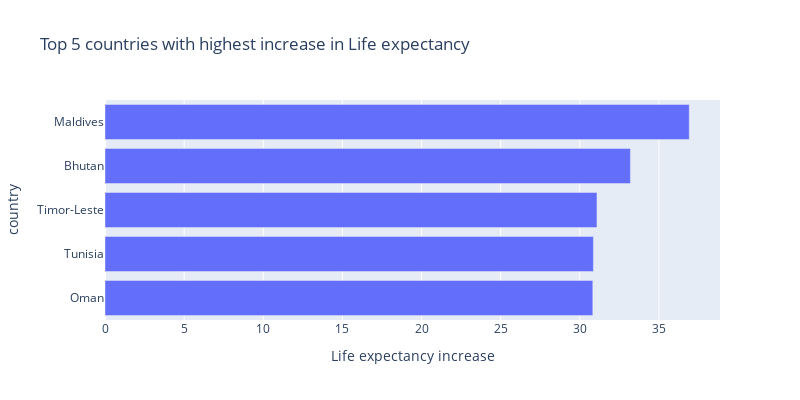

The notebook cell this image was saved under:
### Markdown cell above
Country with the highest increase in Life expectancy is Maldives. \
The plot below shows top 5 countries with increase in Life expectancy

### Code cell
#Graphical display 
fig = pltx.bar(increase_data.head(n=5),
               x="difference", y="country",
               title = "Top 5 countries with highest increase in Life expectancy",
               width = 800,height=400)
fig.update_yaxes(categoryorder="total ascending")
fig.update_xaxes(title = "Life expectancy increase")
fig.show()

### Figure 1 — Plotly figure (JSON) as saved in the notebook; plotly's stock layout.template omitted (floating-point values rounded to 4 significant figures)
{"data": [{"alignmentgroup": "True", "hovertemplate": "difference=%{x}<br>country=%{y}<extra></extra>", "legendgroup": "", "marker": {"color": "#636efa", "pattern": {"shape": ""}}, "name": "", "offsetgroup": "", "orientation": "h", "showlegend": false, "textposition": "auto", "type": "bar", "x": [36.92, 33.2, 31.09, 30.86, 30.82], "xaxis": "x", "y": ["Maldives", "Bhutan", "Timor-Leste", "Tunisia", "Oman"], "yaxis": "y"}], "layout": {"barmode": "relative", "height": 400, "legend": {"tracegroupgap": 0}, "title": {"text": "Top 5 countries with highest increase in Life expectancy"}, "width": 800, "xaxis": {"anchor": "y", "domain": [0, 1], "title": {"text": "Life expectancy increase"}}, "yaxis": {"anchor": "x", "categoryorder": "total ascending", "domain": [0, 1], "title": {"text": "country"}}}}
